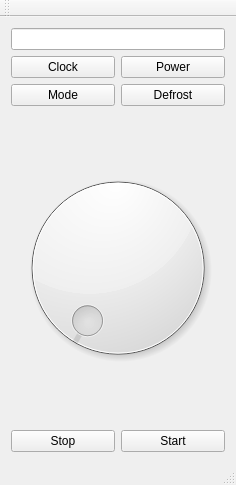
<?xml version="1.0" encoding="UTF-8"?>
<ui version="4.0">
 <class>MainWindow</class>
 <widget class="QMainWindow" name="MainWindow">
  <property name="geometry">
   <rect>
    <x>0</x>
    <y>0</y>
    <width>236</width>
    <height>485</height>
   </rect>
  </property>
  <property name="windowTitle">
   <string>MainWindow</string>
  </property>
  <property name="toolTip">
   <string>&lt;html&gt;&lt;head/&gt;&lt;body&gt;&lt;p&gt;&lt;br/&gt;&lt;/p&gt;&lt;/body&gt;&lt;/html&gt;</string>
  </property>
  <widget class="QWidget" name="centralWidget">
   <property name="layoutDirection">
    <enum>Qt::LeftToRight</enum>
   </property>
   <layout class="QVBoxLayout" name="verticalLayout">
    <item>
     <widget class="QLineEdit" name="lineEdit"/>
    </item>
    <item>
     <layout class="QGridLayout" name="gridLayout">
      <item row="0" column="1">
       <widget class="QPushButton" name="powerButton">
        <property name="text">
         <string>Power</string>
        </property>
       </widget>
      </item>
      <item row="0" column="0">
       <widget class="QPushButton" name="clockButton">
        <property name="text">
         <string>Clock</string>
        </property>
       </widget>
      </item>
      <item row="1" column="0">
       <widget class="QPushButton" name="modeButton">
        <property name="text">
         <string>Mode</string>
        </property>
       </widget>
      </item>
      <item row="1" column="1">
       <widget class="QPushButton" name="defrostButton">
        <property name="text">
         <string>Defrost</string>
        </property>
       </widget>
      </item>
     </layout>
    </item>
    <item>
     <widget class="QDial" name="dial"/>
    </item>
    <item>
     <layout class="QHBoxLayout" name="horizontalLayout">
      <item>
       <widget class="QPushButton" name="stopButton">
        <property name="text">
         <string>Stop</string>
        </property>
       </widget>
      </item>
      <item>
       <widget class="QPushButton" name="startButton">
        <property name="text">
         <string>Start</string>
        </property>
       </widget>
      </item>
     </layout>
    </item>
   </layout>
  </widget>
  <widget class="QMenuBar" name="menuBar">
   <property name="geometry">
    <rect>
     <x>0</x>
     <y>0</y>
     <width>236</width>
     <height>22</height>
    </rect>
   </property>
  </widget>
  <widget class="QToolBar" name="mainToolBar">
   <attribute name="toolBarArea">
    <enum>TopToolBarArea</enum>
   </attribute>
   <attribute name="toolBarBreak">
    <bool>false</bool>
   </attribute>
  </widget>
  <widget class="QStatusBar" name="statusBar"/>
 </widget>
 <layoutdefault spacing="6" margin="11"/>
 <resources/>
 <connections/>
</ui>
